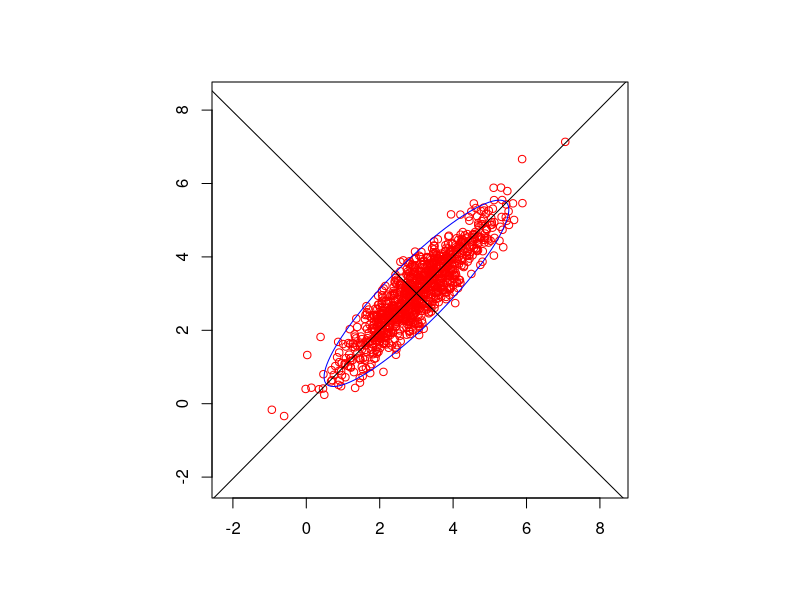
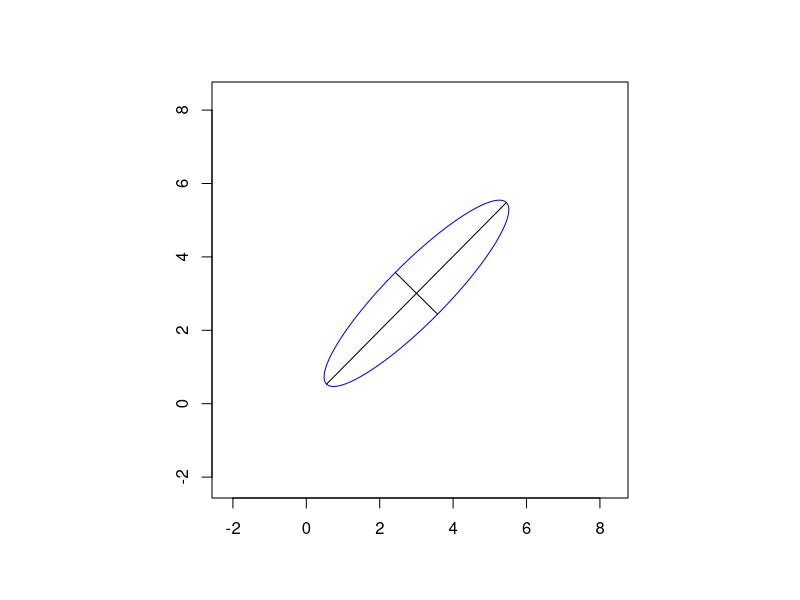

R code for these plots, in order:
#
# script5.R
#
# Stat 5600
# Geometry of Principal Components
#
# the first part of the code is similar to script 4
# we generate data from a bivariate normal and plot
# the estimated density ellipse, but this time we make the 
# plot square
#
# the second part of the code shows how an 
# eigendecomposition of the estimated covariance matrix 
# relates to the estimated density ellipse
#
library(MASS)
library(ellipse)

# generate data from a bivariate normal distribution
mu = c(3,3)
rho = matrix( c(1,.9,.9,1), nrow=2, ncol=2)
sds = c(1,1)

# mvrnorm takes mu and Sigma, the covariance matrix:

Sigma = diag(sds)%*%rho%*%diag(sds)

x = mvrnorm(1000, mu, Sigma )

# this time, do a square plot
par(pty="s")
xlim = extendrange(x[,1:2], f = 0.15)
ylim = xlim
plot(x,xlab="",ylab="",xlim=xlim,ylim=ylim,col="red")

# estimate the parameters
muhat = apply(x,2,mean)
SDhat = apply(x,2,sd)
Sighat = cov(x)
rhohat = cor(x)

# estimated density contour:
lines(ellipse(rhohat,scale=SDhat,centre=muhat,level=.95),type="l",col="blue")

# eigendecomposition of the estimated covariance matrix
# v gives the eigenvectors (one in each column)
# lambda gives the eigenvalues
e = eigen(Sighat)
v1 = e$vectors[,1]
lambda1 = e$values[1]
v2 = e$vectors[,2]
lambda2 = e$values[2]

# the major axis:
slope = v1[2]/v1[1] 
intercept = muhat[2] - slope*muhat[1]
abline(intercept,slope)

# the minor axis:
slope = v2[2]/v2[1] 
intercept = muhat[2] - slope*muhat[1]
abline(intercept,slope)

plot(x,xlab="",ylab="",xlim=xlim,ylim=ylim,type="n")
lines(ellipse(rhohat,scale=SDhat,centre=muhat,level=.95),type="l",col="blue")

chi95 = qchisq(p=.95,df=2)
# the major axis:
x0 = muhat - sqrt(lambda1*chi95)*v1
x1 = muhat + sqrt(lambda1*chi95)*v1
segments(x0[1],x0[2],x1[1],x1[2])
# the minor axis
x0 = muhat - sqrt(lambda2*chi95)*v2
x1 = muhat + sqrt(lambda2*chi95)*v2
segments(x0[1],x0[2],x1[1],x1[2])
